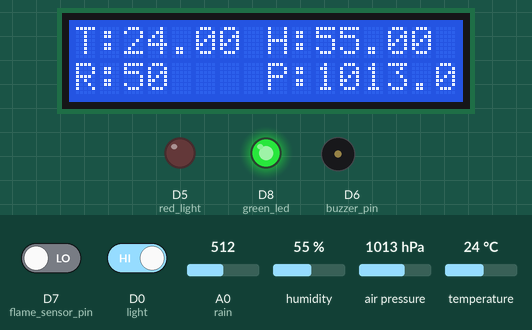
This sketch was run on a simulated ESP8266 (NodeMCU). Shown: 16×2 character LCD, output pins drawn as LEDs (lit = HIGH), buzzer (waves = sounding, pin HIGH). Dashed ring = blinking. Inputs (shaded band) come from the test bench; at power-on: D7 (flame_sensor_pin) LOW, D0 (light) HIGH, A0 (rain) = 512, humidity 55 %, air pressure 1013 hPa, temperature 24 °C. WiFi joins after 1.5 s; servers stay silent unless stated; what the sketch prints to the serial monitor is not drawn.

Above: at 7.0 s.
7.1 s: D7 (flame_sensor_pin) driven HIGH
At 7.98 s:
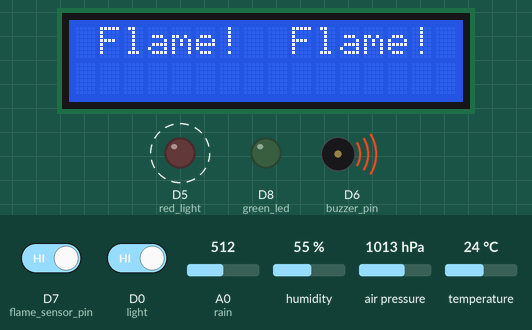
9.3 s: D7 (flame_sensor_pin) driven LOW and D0 (light) driven LOW
At 10.85 s:
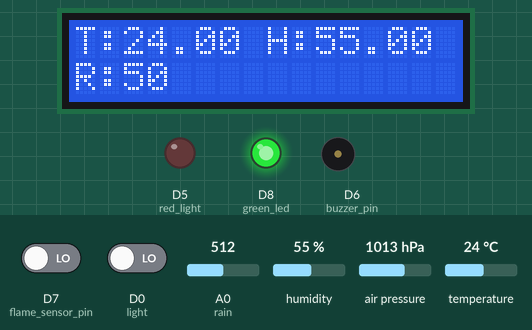
15.2 s: A0 (rain) set to 30
At 16.1 s:
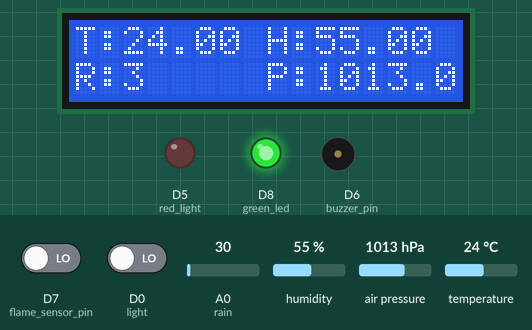
16.7 s: A0 (rain) set to 90
At 17.3 s:
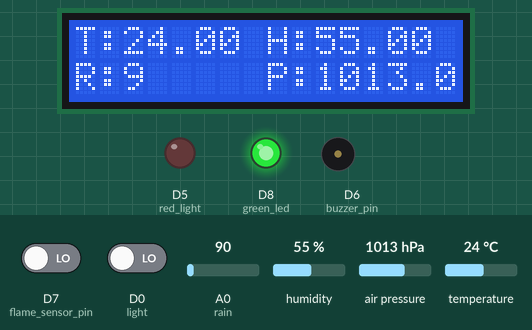
19.8 s: A0 (rain) set to 102
At 20.02 s:
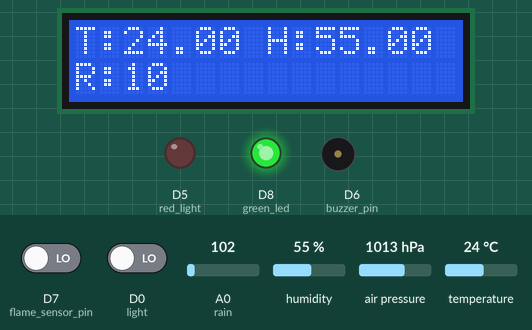
21.3 s: humidity set to 22 %
At 23.06 s:
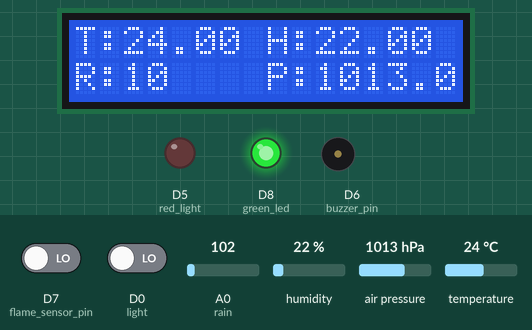
Timing chart, 0 to 24.6 s (numbered marks = the images above; inputs shaded):
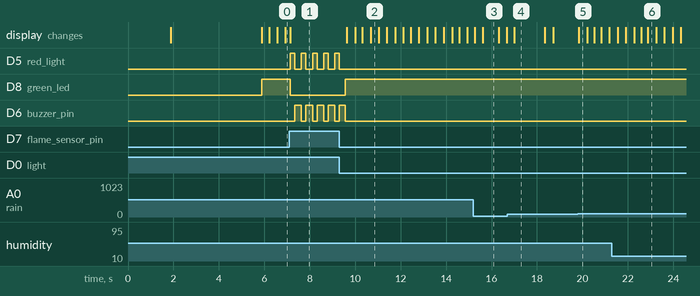

The sketch:

WMS_Project.ino
```cpp
/*Weather monitoring system with the New Blynk app
   Home Page
*/

#define BLYNK_TEMPLATE_ID "TMPL6BUm0uhjn"
#define BLYNK_TEMPLATE_NAME "Weather Monitoring System"
#define BLYNK_AUTH_TOKEN "BR2bXQCXGv1wNnZymHhpvK48XHEfJKI-"

//Include the library files
#include <LiquidCrystal_I2C.h>
#define BLYNK_PRINT Serial
#include <ESP8266WiFi.h>
#include <BlynkSimpleEsp8266.h>
#include <DHT.h>
#include <SFE_BMP180.h>

//Initialize the LCD display
LiquidCrystal_I2C lcd(0x27, 16, 2);

// Create an object for the BMP180 sensor
SFE_BMP180 bmp;

char auth[] = BLYNK_AUTH_TOKEN;//Enter your Auth token
char ssid[] = "White House";//Enter your WIFI name
char pass[] = "12345678";//Enter your WIFI password

DHT dht(D3, DHT11);//(DHT sensor pin,sensor type)
BlynkTimer timer;

//Define Rain and LDR pins
#define rain A0
#define light D0

//Create three variables for pressure
double T, P;
char status;

//=====================Flame======================================
int flame_sensor_pin = D7;
int buzzer_pin = D6;
int red_light = D5;
int green_led = D8;
int flame_pin = HIGH;
//=====================Flame======================================

void setup() {
  lcd.clear();
  Serial.begin(9600);
  bmp.begin();
  lcd.backlight();
  lcd.begin(16,2);
  lcd.setContrast(0);
  pinMode(light, INPUT);
  //===================Flame=====================================
  pinMode(red_light, OUTPUT);
  pinMode(green_led, OUTPUT);
  pinMode(flame_sensor_pin, INPUT);
  pinMode(buzzer_pin, OUTPUT);
  //===================Flame=====================================
  Blynk.begin(auth, ssid, pass, "blynk.cloud", 80);
  dht.begin();

  lcd.setCursor(0, 0);
  lcd.print("Weather Monitor");
  lcd.setCursor(4, 1);
  lcd.print("System");
  delay(4000);
  lcd.clear();

  //Call the functions
  timer.setInterval(20L, DHT11sensor);
  timer.setInterval(20L, rainSensor);
  timer.setInterval(20L, pressure);
  timer.setInterval(20L, LDRsensor);
}

//Get the DHT11 sensor values
void DHT11sensor() {
  float h = dht.readHumidity();
  float t = dht.readTemperature();

  if (isnan(h) || isnan(t)) {
    Serial.println("Failed to read from DHT sensor!");
    return;
  }
  Blynk.virtualWrite(V0, t);
  Blynk.virtualWrite(V1, h);

  lcd.clear();
  lcd.setCursor(0, 0);
  lcd.print("T:");
  lcd.print(t);

  lcd.setCursor(8, 0);
  lcd.print("H:");
  lcd.print(h);

}

//Get the rain sensor values
void rainSensor() {
  int value = analogRead(rain);
  value = map(value, 0, 1024, 0, 100);
  Blynk.virtualWrite(V2, value);

  lcd.setCursor(0, 1);
  lcd.print("R:");
  lcd.print(value);
  lcd.print(" ");
}

//Get the pressure values
void pressure() {
  status =  bmp.startTemperature();
  if (status != 0) {
    delay(status);
    status = bmp.getTemperature(T);

    status = bmp.startPressure(3);// 0 to 3
    if (status != 0) {
      delay(status);
      status = bmp.getPressure(P, T);
      if (status != 0) {

      }
    }
  }
  Blynk.virtualWrite(V3, P);
  lcd.setCursor(8, 1);
  lcd.print("P:");
  lcd.print(P);
}

//Get the LDR sensor values
void LDRsensor() {
  bool value = digitalRead(light);
  if (value == 0) {
    WidgetLED LED(V4);
    LED.on();
  } else {
    WidgetLED LED(V4);
    LED.off();
  }

}

void loop() {
  Blynk.run();//Run the Blynk library
  //=====================Flame==================================================
  Blynk.virtualWrite(V10, LOW);
  flame_pin = digitalRead(flame_sensor_pin);
  if (flame_pin == HIGH)
  {
    Serial.println("FLAME!, FLAME!, FLAME!");

    lcd.clear();
    lcd.setCursor(1, 0);
    lcd.print("Flame!  Flame!");
    digitalWrite(green_led, LOW);
    Blynk.virtualWrite(V8, LOW);
    red_light_warning();
  }
  else
  {
    Serial.println("No Flame");
    digitalWrite(red_light, LOW);
    digitalWrite(green_led, HIGH);
    Blynk.virtualWrite(V8, HIGH);
    digitalWrite(buzzer_pin, LOW);
    Blynk.virtualWrite(V9, LOW);
    Blynk.virtualWrite(V10, LOW);
  }
//=======================Flame==================================================
  timer.run();//Run the Blynk timer
}

void red_light_warning()
{
  digitalWrite(red_light, HIGH);
  Blynk.virtualWrite(V7, HIGH);
  digitalWrite(buzzer_pin, LOW);
  Blynk.virtualWrite(V9, LOW);
  Blynk.virtualWrite(V10, HIGH);
  delay(200);

  digitalWrite(red_light, LOW);
  Blynk.virtualWrite(V7, LOW);
  digitalWrite(buzzer_pin, HIGH);
  Blynk.virtualWrite(V9, HIGH);
  Blynk.virtualWrite(V10, LOW);
  delay(200);
}
```

Measured:
- the behaviour switches between 97 and 98 on A0 (rain) (found by bisection; images 4 and 5)
- after the input at 7.1 s, D5 (red_light): alternates HIGH for 0.20 s and LOW for 0.28 s, starting after 0.05 s; D8 (green_led): HIGH → LOW after 0.05 s; D6 (buzzer_pin): alternates HIGH for 0.28 s and LOW for 0.20 s, starting after 0.25 s; the display: changes after 0.05 s (image 1)
- after the input at 9.3 s, D5 (red_light): goes on until 9.3 s, then stays LOW; D8 (green_led): LOW → HIGH after 0.27 s; D6 (buzzer_pin): goes on until 9.6 s, then stays LOW; the display: first changes after 0.33 s (image 2 shows a later state)
- after the input at 15.2 s, the display: first changes after 0.05 s (image 3 shows a later state)
- after the input at 16.7 s, the display: changes after 0.30 s (image 4)
- after the input at 19.8 s, the display: changes after 0.05 s (image 5)
- what the display in image 3 shows lasts 0.7 s, from 15.6 s to 16.3 s
